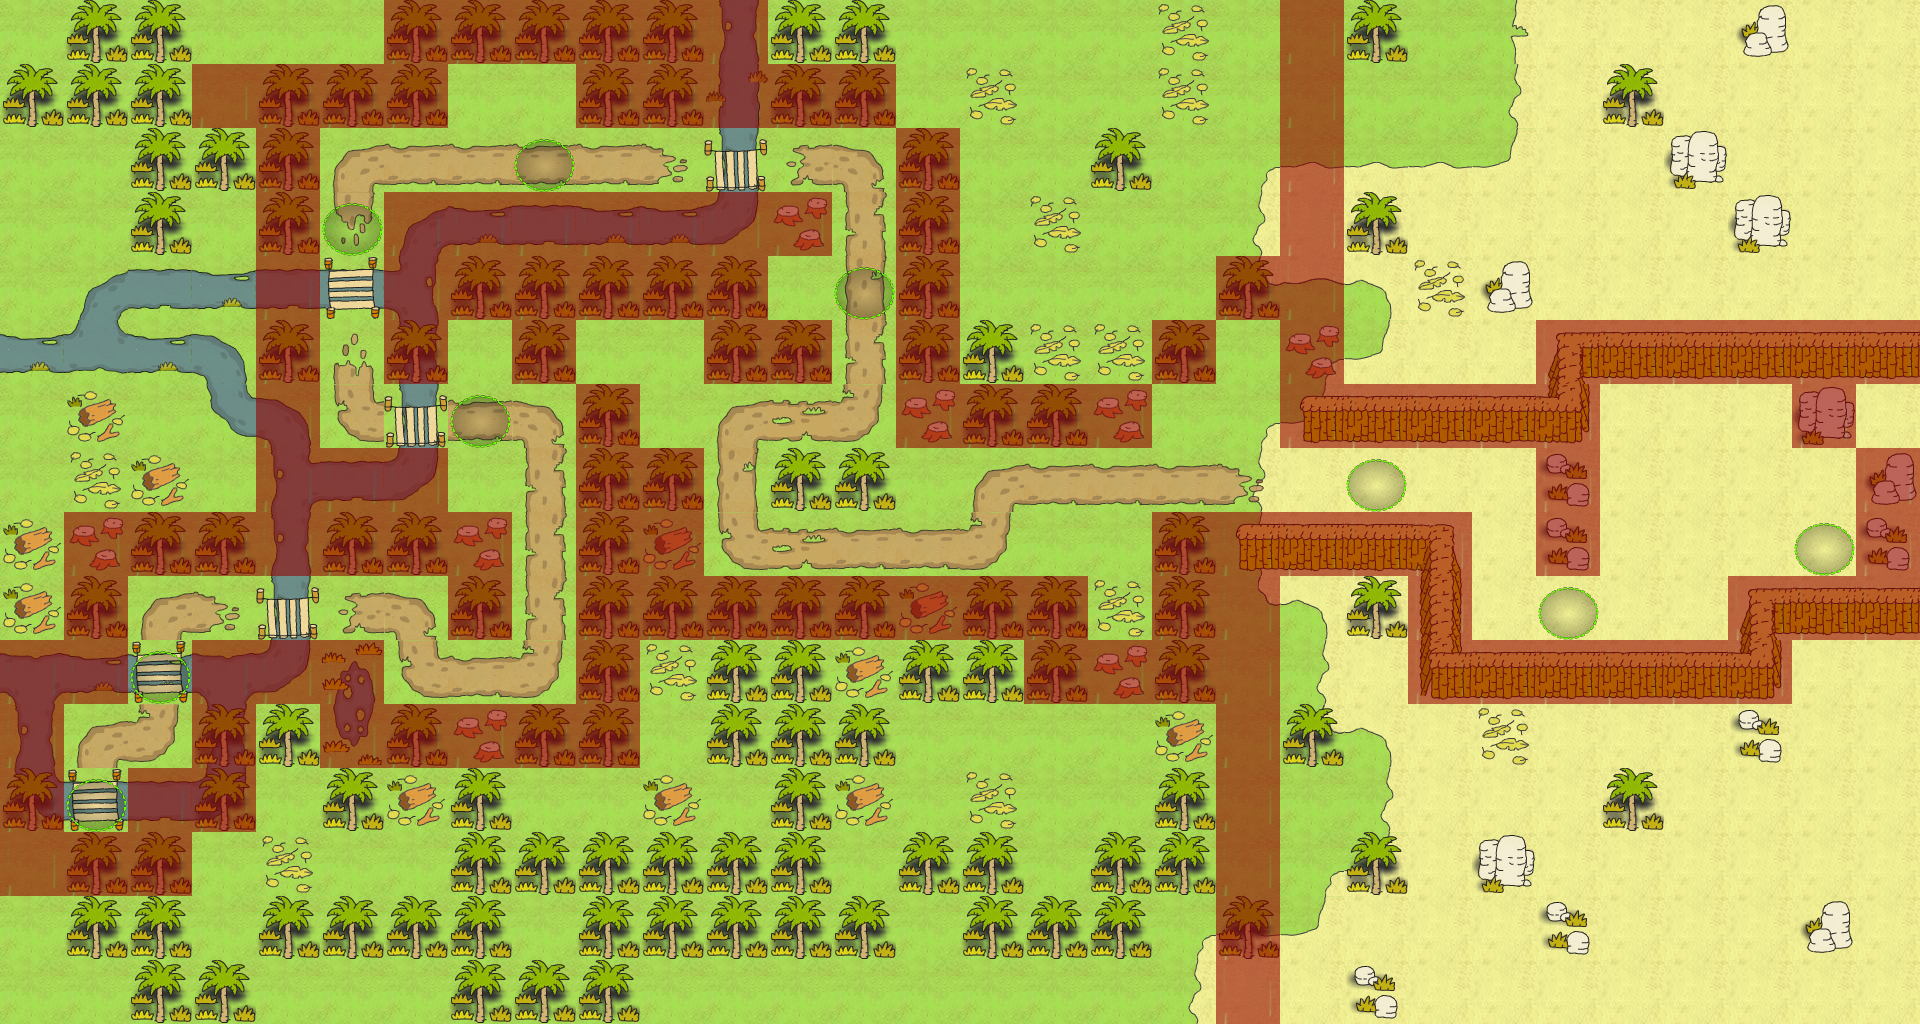

A level layout from a 2D game, rendered from its tile map. Below: a short description, then the map file with tile-grid data replaced by summaries:
An orthogonal 30x16 tile map with 64x64 px tiles, 5 tile layers (Ground, Water, Decor, SpecialLayer, ...), 8 tilesets and 14 objects (tile_trigger/level1, tile_trigger/level2, characters/player/player_one, player_data/player_data, tile_trigger/level3, ...).

<map version="1.0" orientation="orthogonal" width="30" height="16" tilewidth="64" tileheight="64">
 <tileset firstgid="1" name="water" tilewidth="64" tileheight="64">
  <image source="../../tiles/water.png" width="320" height="1216" />
 </tileset>
 <tileset firstgid="96" name="jungle" tilewidth="64" tileheight="64">
  <image source="../../tiles/jungle.png" width="320" height="1216" />
 </tileset>
 <tileset firstgid="191" name="paths" tilewidth="64" tileheight="64">
  <image source="../../tiles/paths.png" width="320" height="1216" />
 </tileset>
 <tileset firstgid="286" name="objects" tilewidth="64" tileheight="64">
  <image source="../../tiles/objects.png" width="320" height="1216" />
 </tileset>
 <tileset firstgid="381" name="sand" tilewidth="64" tileheight="64">
  <image source="../../tiles/sand.png" width="320" height="1216" />
 </tileset>
 <tileset firstgid="476" name="walls" tilewidth="64" tileheight="64">
  <image source="../../tiles/walls.png" width="320" height="1216" />
 </tileset>
 <tileset firstgid="571" name="special" tilewidth="64" tileheight="64">
  <image source="../../tiles/special.png" width="320" height="1216" />
 </tileset>
 <tileset firstgid="666" name="house" tilewidth="64" tileheight="64">
  <image source="../../tiles/house.png" width="320" height="640" />
 </tileset>
 <layer name="Ground" width="30" height="16">
  <data>[480 cells, 480 non-empty, 2 distinct tile ids]</data>
 </layer>
 <layer name="Water" width="30" height="16">
  <data>[480 cells, 49 non-empty, 19 distinct tile ids]</data>
 </layer>
 <layer name="Decor" width="30" height="16">
  <data>[480 cells, 266 non-empty, 37 distinct tile ids]</data>
 </layer>
 <layer name="SpecialLayer" width="30" height="16">
  <data>[480 cells, 139 non-empty, 1 distinct tile ids]</data>
 </layer>
 <layer name="LevelSprites" width="30" height="16">
  <data>[480 cells, 9 non-empty, 1 distinct tile ids]</data>
 </layer>
 <objectgroup name="Objects" width="0" height="0">
  <object name="tile_trigger/level1" gid="292" x="64" y="832" width="64" height="64" />
  <object name="tile_trigger/level2" gid="292" x="128" y="704" width="64" height="64" />
  <object name="characters/player/player_one" gid="286" x="64" y="832" width="64" height="64" />
  <object name="player_data/player_data" gid="287" x="0" y="256" width="64" height="64" />
  <object name="tile_trigger/level3" gid="292" x="448" y="448" width="64" height="64" />
  <object name="tile_trigger/level4" gid="292" x="320" y="256" width="64" height="64" />
  <object name="tile_trigger/level5" gid="292" x="512" y="192" width="64" height="64" />
  <object name="tile_trigger/level6" gid="292" x="832" y="320" width="64" height="64" />
  <object name="characters/npcs/generic/no_desert_guy" gid="291" x="1216" y="512" width="64" height="64" />
  <object name="tile_trigger/level1_2" gid="292" x="1344" y="512" width="64" height="64" />
  <object name="tile_trigger/world_2" gid="292" x="1472" y="256" width="64" height="64" />
  <object name="tile_trigger/world_1" gid="292" x="1408" y="256" width="64" height="64" />
  <object name="tile_trigger/level_demo" gid="292" x="1792" y="576" width="64" height="64" />
  <object name="tile_trigger/level3_2" gid="292" x="1536" y="640" width="64" height="64" />
 </objectgroup>
</map>
